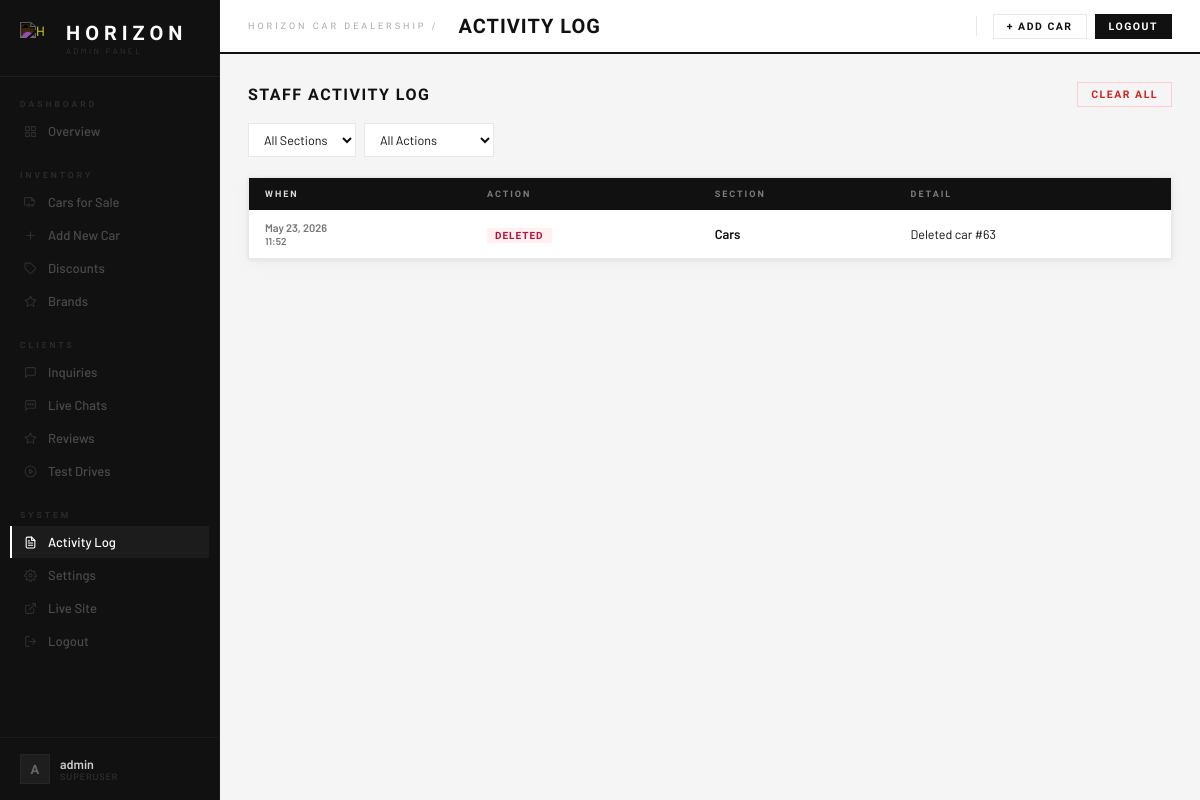
Page /admin-panel/activity-log/ (signed in) on the committed database.
### horizon/models.py (models this page shows, shortened)
class DealershipSettings(models.Model):
    dealership_name  = models.CharField(max_length=120, default='Horizon Car Dealership')
    phone            = models.CharField(max_length=40,  default='+63 (2) 8123-4567')
    email            = models.EmailField(default='info@horizonauto.com')
    address          = models.CharField(max_length=200, default='123 Horizon Drive, Quezon City, Metro Manila')
    weekday_hours    = models.CharField(max_length=60,  default='8:00 AM – 7:00 PM')
    weekend_hours    = models.CharField(max_length=60,  default='10:00 AM – 5:00 PM')
    facebook_url     = models.URLField(blank=True, default='')
    instagram_url    = models.URLField(blank=True, default='')
    telegram_url     = models.URLField(blank=True, default='')
    tagline          = models.CharField(max_length=200, blank=True, default='')
    brand_name       = models.CharField(max_length=40, default='HORIZON',
                           help_text='Short name shown in the navbar (e.g. HORIZON)')
    chat_avatar_letter = models.CharField(max_length=2, default='H',
                           help_text='1-2 letter initial shown in the chat widget avatar')
    footer_tagline   = models.CharField(max_length=200, blank=True,
                           default='Premium vehicles, exceptional service. Your trusted dealership in Metro Manila.',
                           help_text='Short description shown under the brand name in the footer')
    footer_copyright = models.CharField(max_length=200, blank=True, default='',
                           help_text='Custom copyright line. Leave blank to auto-generate from dealership name.')
    footer_show_nav      = models.BooleanField(default=True, help_text='Show the Navigate links column')
    footer_show_services = models.BooleanField(default=True, help_text='Show the Services links column')
    footer_show_contact  = models.BooleanField(default=True, help_text='Show the Contact details column')
    footer_show_socials  = models.BooleanField(default=True, help_text='Show social media icon links')
    class Meta:
        verbose_name = verbose_name_plural = 'Dealership Settings'
    @classmethod
    def get(cls):
        obj, _ = cls.objects.get_or_create(pk=1)
        return obj

class ActivityLog(models.Model):
    ACTION_CHOICES = [
        ('add',    'Added'),
        ('edit',   'Edited'),
        ('delete', 'Deleted'),
        ('status', 'Status Changed'),
        ('other',  'Other'),
    ]
    action     = models.CharField(max_length=20, choices=ACTION_CHOICES, default='other')
    section    = models.CharField(max_length=60)   # e.g. "Cars", "Inquiries"
    detail     = models.TextField(blank=True)       # human-readable description
    created_at = models.DateTimeField(auto_now_add=True)
    class Meta:
        ordering = ['-created_at']

### horizon/views.py (the view)
# urls.py: path('admin-panel/activity-log/',        views.admin_activity_log,       name='admin_activity_log'),
@login_required
def admin_activity_log(request):
    section_filter = request.GET.get('section', '').strip()
    action_filter  = request.GET.get('action', '').strip()
    logs = ActivityLog.objects.all()
    if section_filter:
        logs = logs.filter(section__icontains=section_filter)
    if action_filter:
        logs = logs.filter(action=action_filter)
    from django.core.paginator import Paginator
    paginator = Paginator(logs, 50)
    page_number = request.GET.get('page', 1)
    page_obj = paginator.get_page(page_number)
    sections = ActivityLog.objects.values_list('section', flat=True).distinct().order_by('section')
    return render(request, 'horizon/admin_activity_log.html', {
        'page_obj':       page_obj,
        'sections':       sections,
        'action_choices': ActivityLog.ACTION_CHOICES,
        'section_filter': section_filter,
        'action_filter':  action_filter,
    })

### horizon/context_processors.py (called while the page is built)
def dealership_settings(request):
    return {'dealership_settings': DealershipSettings.get()}

def pending_test_drives(request):
    try:
        count = TestDriveRequest.objects.filter(is_read=False).count()
    except Exception:
        count = 0
    return {'sb_pending_test_drives': count}

### horizon/templates/horizon/admin_activity_log.html (shortened to what this page needs)
{% extends 'horizon/admin_base.html' %}
{% block page_title %}Activity Log{% endblock %}
{% block admin_content %}
<div class="section-head">
  <h2>Staff Activity Log</h2>
  <form method="post" action="{% url 'admin_activity_log_clear' %}" onsubmit="return confirm('Clear all log entries? This cannot be undone.');">
    <button type="submit" class="btn btn-danger btn-sm">Clear All</button>
  </form>
</div>
<form method="get" class="log-filters">
  <select name="section" onchange="this.form.submit()">
    <option value="">All Sections</option>
  </select>
  <select name="action" onchange="this.form.submit()">
    <option value="">All Actions</option>
  </select>
</form>
<div class="table-wrap">
  <table>
    <thead>
      <tr>
        <th>When</th>
        <th>Action</th>
        <th>Section</th>
        <th>Detail</th>
      </tr>
    </thead>
    <tbody>
      {% for log in page_obj %}
      <tr>
        <td class="log-meta" style="white-space:nowrap;">
          {{ log.created_at|date:"M d, Y" }}<br>
          <span style="font-size:10px;">{{ log.created_at|date:"H:i" }}</span>
        </td>
        <td>
          <span class="action-badge action-{{ log.action }}">{{ log.get_action_display }}</span>
        </td>
        <td style="font-weight:600;">{{ log.section }}</td>
        <td style="font-size:12.5px;">{{ log.detail|default:"—" }}</td>
      </tr>
      {% empty %}
      <tr>
        <td colspan="4" style="text-align:center;color:var(--muted);padding:32px;">
          No activity recorded yet.
        </td>
      </tr>
      {% endfor %}
    </tbody>
  </table>
</div>
{% endblock %}

### horizon/templates/horizon/admin_base.html (shortened to what this page needs)
{% load static %}
<!DOCTYPE html>
<html lang="en">
<head>
</head>
<body>
<aside class="sb">
  <a class="sb-logo" href="{% url 'home' %}">
    <div class="sb-logo-h">
      <img src="{% static 'img/H.png' %}" alt="H">
    </div>
    <div class="sb-logo-text">
      <span class="sb-logo-word">{{ dealership_settings.brand_name }}</span>
      <span class="sb-logo-sub">Admin Panel</span>
    </div>
  </a>
  <span class="sb-section-label">Dashboard</span>
  <nav class="sb-nav">
    <a href="{% url 'admin_dashboard' %}" class="{% if request.resolver_match.url_name == 'admin_dashboard' %}active{% endif %}">
      <span class="ico">
        <svg width="13" height="13" viewBox="0 0 24 24" fill="none" stroke="currentColor" stroke-width="2" stroke-linecap="round" stroke-linejoin="round"><rect x="3" y="3" width="7" height="7"/><rect x="14" y="3" width="7" height="7"/><rect x="3" y="14" width="7" height="7"/><rect x="14" y="14" width="7" height="7"/></svg>
      </span>
      Overview
    </a>
  </nav>
  <span class="sb-section-label">Inventory</span>
  <nav class="sb-nav">
    <a href="{% url 'admin_cars' %}" class="{% if request.resolver_match.url_name == 'admin_cars' %}active{% endif %}">
      <span class="ico">
        <svg width="13" height="13" viewBox="0 0 24 24" fill="none" stroke="currentColor" stroke-width="2" stroke-linecap="round" stroke-linejoin="round"><path d="M5 17H3a2 2 0 0 1-2-2V5a2 2 0 0 1 2-2h11l5 5v5"/><circle cx="16" cy="17" r="2"/><circle cx="9" cy="17" r="2"/><path d="M14 3v5h5"/></svg>
      </span>
      Cars for Sale
    </a>
    <a href="{% url 'admin_car_add' %}" class="{% if request.resolver_match.url_name == 'admin_car_add' %}active{% endif %}">
      <span class="ico">
        <svg width="13" height="13" viewBox="0 0 24 24" fill="none" stroke="currentColor" stroke-width="2" stroke-linecap="round" stroke-linejoin="round"><line x1="12" y1="5" x2="12" y2="19"/><line x1="5" y1="12" x2="19" y2="12"/></svg>
      </span>
      Add New Car
    </a>
    <a href="{% url 'admin_discounts' %}" class="{% if request.resolver_match.url_name == 'admin_discounts' %}active{% endif %}">
      <span class="ico">
        <svg width="13" height="13" viewBox="0 0 24 24" fill="none" stroke="currentColor" stroke-width="2" stroke-linecap="round" stroke-linejoin="round"><path d="M20.59 13.41l-7.17 7.17a2 2 0 0 1-2.83 0L2 12V2h10l8.59 8.59a2 2 0 0 1 0 2.82z"/><line x1="7" y1="7" x2="7.01" y2="7"/></svg>
      </span>
      Discounts
    </a>
    <a href="{% url 'admin_brands' %}" class="{% if request.resolver_match.url_name == 'admin_brands' or request.resolver_match.url_name == 'admin_categories' %}active{% endif %}">
      <span class="ico">
        <svg width="13" height="13" viewBox="0 0 24 24" fill="none" stroke="currentColor" stroke-width="2" stroke-linecap="round" stroke-linejoin="round"><polygon points="12 2 15.09 8.26 22 9.27 17 14.14 18.18 21.02 12 17.77 5.82 21.02 7 14.14 2 9.27 8.91 8.26 12 2"/></svg>
      </span>
      Brands
    </a>
  </nav>
  <span class="sb-section-label">Clients</span>
  <nav class="sb-nav">
    <a href="{% url 'admin_inquiries' %}?read=unread" class="{% if request.resolver_match.url_name == 'admin_inquiries' or request.resolver_match.url_name == 'admin_inquiry_detail' %}active{% endif %}">
      <span class="ico">
        <svg width="13" height="13" viewBox="0 0 24 24" fill="none" stroke="currentColor" stroke-width="2" stroke-linecap="round" stroke-linejoin="round"><path d="M21 15a2 2 0 0 1-2 2H7l-4 4V5a2 2 0 0 1 2-2h14a2 2 0 0 1 2 2z"/></svg>
      </span>
      Inquiries
    </a>
    <a href="{% url 'admin_chats' %}" class="{% if request.resolver_match.url_name == 'admin_chats' %}active{% endif %}">
      <span class="ico">
      </span>
      Live Chats
    </a>
    <a href="{% url 'admin_reviews' %}" class="{% if 'admin_review' in request.resolver_match.url_name %}active{% endif %}">
      <span class="ico">
        <svg width="13" height="13" viewBox="0 0 24 24" fill="none" stroke="currentColor" stroke-width="2" stroke-linecap="round" stroke-linejoin="round"><polygon points="12 2 15.09 8.26 22 9.27 17 14.14 18.18 21.02 12 17.77 5.82 21.02 7 14.14 2 9.27 8.91 8.26 12 2"/></svg>
      </span>
      Reviews
    </a>
    <a href="{% url 'admin_test_drives' %}" class="{% if 'admin_test_drive' in request.resolver_match.url_name %}active{% endif %}">
      <span class="ico">
        <svg width="13" height="13" viewBox="0 0 24 24" fill="none" stroke="currentColor" stroke-width="2" stroke-linecap="round" stroke-linejoin="round"><circle cx="12" cy="12" r="10"/><polygon points="10 8 16 12 10 16 10 8"/></svg>
      </span>
      Test Drives
    </a>
  </nav>
  <span class="sb-section-label">System</span>
  <nav class="sb-nav">
    <a href="{% url 'admin_activity_log' %}" class="{% if request.resolver_match.url_name == 'admin_activity_log' %}active{% endif %}">
      <span class="ico">
      </span>
      Activity Log
    </a>
    <a href="{% url 'admin_settings' %}" class="{% if request.resolver_match.url_name == 'admin_settings' %}active{% endif %}">
      <span class="ico">
      </span>
      Settings
    </a>
    <a href="{% url 'home' %}" target="_blank">
      <span class="ico">
        <svg width="13" height="13" viewBox="0 0 24 24" fill="none" stroke="currentColor" stroke-width="2" stroke-linecap="round" stroke-linejoin="round"><path d="M18 13v6a2 2 0 0 1-2 2H5a2 2 0 0 1-2-2V8a2 2 0 0 1 2-2h6"/><polyline points="15 3 21 3 21 9"/><line x1="10" y1="14" x2="21" y2="3"/></svg>
      </span>
      Live Site
    </a>
    <a href="{% url 'admin_logout' %}">
      <span class="ico">
        <svg width="13" height="13" viewBox="0 0 24 24" fill="none" stroke="currentColor" stroke-width="2" stroke-linecap="round" stroke-linejoin="round"><path d="M9 21H5a2 2 0 0 1-2-2V5a2 2 0 0 1 2-2h4"/><polyline points="16 17 21 12 16 7"/><line x1="21" y1="12" x2="9" y2="12"/></svg>
      </span>
      Logout
    </a>
  </nav>
  <div class="sb-footer">
    <div class="sb-user">
      <div class="sb-avatar">{{ request.user.username|first|upper }}</div>
      <div>
        <div class="sb-uname">{{ request.user.get_full_name|default:request.user.username }}</div>
        <div class="sb-urole">{% if request.user.is_superuser %}Superuser{% else %}Staff{% endif %}</div>
      </div>
    </div>
  </div>
</aside>
<div class="main">
  <div class="topbar">
    <span class="topbar-eyebrow">{{ dealership_settings.dealership_name }} /</span>
    <span class="topbar-title">{% block page_title %}Dashboard{% endblock %}</span>
    <div class="topbar-actions">
      <a class="btn btn-outline btn-sm" href="{% url 'admin_car_add' %}">+ Add Car</a>
      <a class="btn btn-primary btn-sm" href="{% url 'admin_logout' %}">Logout</a>
    </div>
  </div>
  <div class="content">
    {% block admin_content %}{% endblock %}
  </div>
</div>
</body>
</html>

### horizon/templates/horizon/admin_activity_log.html (style rules this page uses)
.log-filters { display: flex; gap: 8px; flex-wrap: wrap; align-items: center; margin-bottom: 20px; }
.log-filters select { border: 1px solid var(--border); background: var(--surface); padding: 7px 11px; font-size: 12.5px; font-family: inherit; color: var(--ink); outline: none; }
.action-badge { display: inline-block; padding: 2px 8px; font-family: 'Barlow Condensed', sans-serif; font-size: 10px; font-weight: 700; letter-spacing: 1px; text-transform: uppercase; }
.action-delete { background: #fff1f2; color: #be123c; }
.log-meta { font-size: 11px; color: var(--muted); }

### rows in the picture
DealershipSettings: brand_name "HORIZON", dealership_name "HORIZON CAR DEALERSHIP"
ActivityLog: created_at "May 23, 2026", created_at "11:52", action "DELETED", section "Cars", detail "Deleted car #63"

### other values in the picture
{{ request.user.username|first|upper }} "A"
{{ request.user.get_full_name|default:request.user.username }} "admin"
